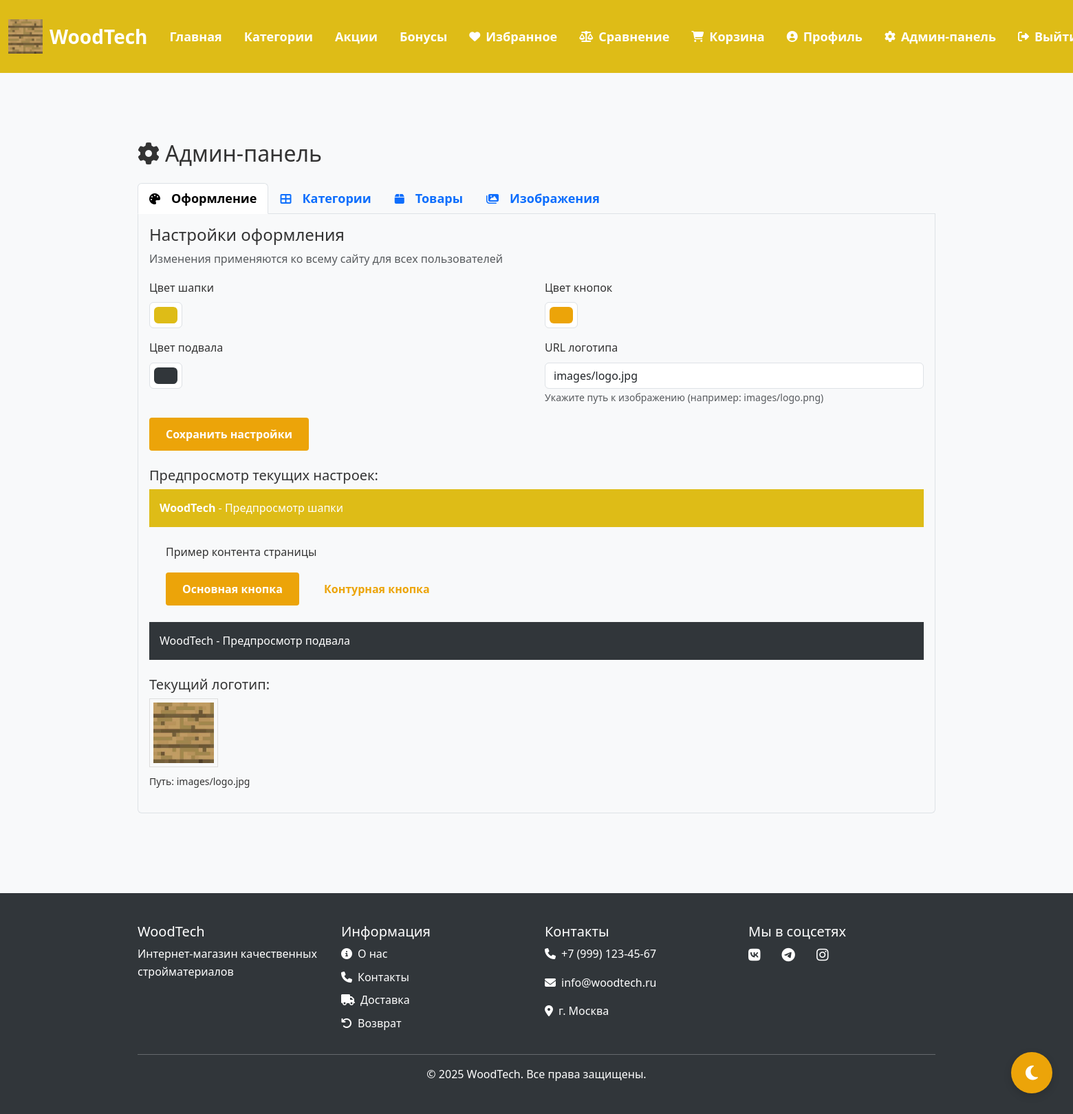
/admin.php (signed in), run on the app's committed database.
### tables this page shows
CREATE TABLE `theme_settings` (
  `id` int NOT NULL,
  `header_color` varchar(7) DEFAULT '#2c3e50',
  `footer_color` varchar(7) DEFAULT '#34495e',
  `button_color` varchar(7) DEFAULT '#3498db',
  `logo_url` varchar(255) DEFAULT 'images/logo.jpg',
  `updated_at` timestamp NULL DEFAULT CURRENT_TIMESTAMP ON UPDATE CURRENT_TIMESTAMP
);

### config.php (called while the page is built, shortened)
<?php
$host = 'localhost';
$dbname = 'woodtech';
$username = 'root';
$password = '';
try {
    $pdo = new PDO("mysql:host=$host;dbname=$dbname", $username, $password);
    $pdo->setAttribute(PDO::ATTR_ERRMODE, PDO::ERRMODE_EXCEPTION);
} catch(PDOException $e) {
    echo "Ошибка подключения: " . $e->getMessage();
}
if (!function_exists('isLoggedIn')) {
    function isLoggedIn() {
        return isset($_SESSION['user_id']);
    }
}
if (!function_exists('isAdmin')) {
    function isAdmin() {
        return isset($_SESSION['is_admin']) && $_SESSION['is_admin'] == 1;
    }
}
if (!function_exists('getThemeSettings')) {
    function getThemeSettings($pdo) {
        $stmt = $pdo->prepare("SELECT * FROM theme_settings WHERE id = 1");
        $stmt->execute();
        $settings = $stmt->fetch(PDO::FETCH_ASSOC);
        return $settings;
    }
}
$theme_settings = getThemeSettings($pdo);
?>

### admin.php (the view, shortened to what this page needs)
<?php
include 'config.php';
?>
<!DOCTYPE html>
<html lang="ru">
<head>
    <link href="https://cdn.jsdelivr.net/npm/bootstrap@5.3.0/dist/css/bootstrap.min.css" rel="stylesheet">
    <link rel="stylesheet" href="https://cdnjs.cloudflare.com/ajax/libs/font-awesome/6.4.0/css/all.min.css">
    <link rel="stylesheet" href="css/style.php">
</head>
<body>
    <?php include 'header.php'; ?>
    <main class="container my-5">
        <h2 class="mb-4"><i class="fas fa-cog me-2"></i>Админ-панель</h2>
        <ul class="nav nav-tabs" id="adminTabs" role="tablist">
            <li class="nav-item" role="presentation">
                <button class="nav-link active" id="theme-tab" data-bs-toggle="tab" data-bs-target="#theme" type="button" role="tab"><i class="fas fa-palette me-2"></i>Оформление</button>
            </li>
            <li class="nav-item" role="presentation">
                <button class="nav-link" id="categories-tab" data-bs-toggle="tab" data-bs-target="#categories" type="button" role="tab"><i class="fas fa-th-large me-2"></i>Категории</button>
            </li>
            <li class="nav-item" role="presentation">
                <button class="nav-link" id="products-tab" data-bs-toggle="tab" data-bs-target="#products" type="button" role="tab"><i class="fas fa-box me-2"></i>Товары</button>
            </li>
            <li class="nav-item" role="presentation">
                <button class="nav-link" id="images-tab" data-bs-toggle="tab" data-bs-target="#images" type="button" role="tab"><i class="fas fa-images me-2"></i>Изображения</button>
            </li>
        </ul>
        <div class="tab-content p-3 border border-top-0 rounded-bottom" id="adminTabsContent">
            <div class="tab-pane fade show active" id="theme" role="tabpanel">
                <h4>Настройки оформления</h4>
                <p class="text-muted">Изменения применяются ко всему сайту для всех пользователей</p>
                <form method="POST">
                    <div class="row">
                        <div class="col-md-6">
                            <div class="mb-3">
                                <label class="form-label">Цвет шапки</label>
                                <input type="color" name="header_color" class="form-control form-control-color" value="<?= $theme_settings['header_color'] ?>" required>
                            </div>
                            <div class="mb-3">
                                <label class="form-label">Цвет подвала</label>
                                <input type="color" name="footer_color" class="form-control form-control-color" value="<?= $theme_settings['footer_color'] ?>" required>
                            </div>
                        </div>
                        <div class="col-md-6">
                            <div class="mb-3">
                                <label class="form-label">Цвет кнопок</label>
                                <input type="color" name="button_color" class="form-control form-control-color" value="<?= $theme_settings['button_color'] ?>" required>
                            </div>
                            <div class="mb-3">
                                <label class="form-label">URL логотипа</label>
                                <input type="text" name="logo_url" class="form-control" value="<?= $theme_settings['logo_url'] ?>" required>
                                <small class="form-text text-muted">
                                    Укажите путь к изображению (например: images/logo.png)
                                </small>
                            </div>
                        </div>
                    </div>
                    <button type="submit" name="update_theme" class="btn btn-primary">Сохранить настройки</button>
                </form>
                <div class="mt-4">
                    <h5>Предпросмотр текущих настроек:</h5>
                    <div class="preview-section">
                        <div class="preview-header" style="background-color: <?= $theme_settings['header_color'] ?>; padding: 15px; color: white;">
                            <strong>WoodTech</strong> - Предпросмотр шапки
                        </div>
                        <div class="preview-content p-4 bg-light">
                            <p>Пример контента страницы</p>
                            <button class="btn me-2" style="background-color: <?= $theme_settings['button_color'] ?>; color: white;">
                                Основная кнопка
                            </button>
                            <button class="btn btn-outline-secondary" style="border-color: <?= $theme_settings['button_color'] ?>; color: <?= $theme_settings['button_color'] ?>;">
                                Контурная кнопка
                            </button>
                        </div>
                        <div class="preview-footer" style="background-color: <?= $theme_settings['footer_color'] ?>; padding: 15px; color: white;">
                            WoodTech - Предпросмотр подвала
                        </div>
                    </div>
                </div>
                <div class="mt-4">
                    <h5>Текущий логотип:</h5>
                    <?php if ($theme_settings['logo_url'] && file_exists($theme_settings['logo_url'])): ?>
                        <img src="<?= $theme_settings['logo_url'] ?>" alt="Логотип" style="max-height: 100px; border: 1px solid #ddd; padding: 5px;">
                        <p class="mt-2"><small>Путь: <?= $theme_settings['logo_url'] ?></small></p>
                    <?php else: ?>
                        <p class="text-muted">Логотип не найден по указанному пути</p>
                    <?php endif; ?>
                </div>
            </div>
        </div>
    </main>
    <?php include 'footer.php'; ?>
</body>
</html>

### header.php (shortened to what this page needs)
<header id="site-header" class="header">
    <nav class="navbar navbar-expand-lg navbar-dark">
        <div class="container-fluid">
            <a class="navbar-brand" href="index.php">
                <img src="<?= $theme_settings['logo_url'] ?>" alt="WoodTech" height="50" onerror="this.src='images/logo.jpg'">
                <span id="site-title">WoodTech</span>
            </a>
            <div class="collapse navbar-collapse" id="navbarNav">
                <ul class="navbar-nav me-auto">
                    <li class="nav-item"><a class="nav-link" href="index.php">Главная</a></li>
                    <li class="nav-item"><a class="nav-link" href="index.php#categories">Категории</a></li>
                    <li class="nav-item"><a class="nav-link" href="#promotions">Акции</a></li>
                    <li class="nav-item"><a class="nav-link" href="#bonus">Бонусы</a></li>
                </ul>
                <ul class="navbar-nav ms-auto">
                    <?php if(isLoggedIn()): ?>
                        <li class="nav-item"><a class="nav-link" href="favorites.php"><i class="fas fa-heart"></i> Избранное</a></li>
                        <li class="nav-item"><a class="nav-link" href="compare.php"><i class="fas fa-balance-scale"></i> Сравнение</a></li>
                        <li class="nav-item"><a class="nav-link" href="cart.php"><i class="fas fa-shopping-cart"></i> Корзина</a></li>
                        <li class="nav-item"><a class="nav-link" href="profile.php"><i class="fas fa-user-circle"></i> Профиль</a></li>
                        <?php if(isAdmin()): ?>
                            <li class="nav-item"><a class="nav-link" href="admin.php"><i class="fas fa-cog"></i> Админ-панель</a></li>
                        <?php endif; ?>
                        <li class="nav-item"><a class="nav-link" href="logout.php"><i class="fas fa-sign-out-alt"></i> Выйти</a></li>
                    <?php else: ?>
                        <li class="nav-item"><a class="nav-link" href="login.php"><i class="fas fa-sign-in-alt"></i> Войти</a></li>
                        <li class="nav-item"><a class="nav-link" href="register.php"><i class="fas fa-user-plus"></i> Регистрация</a></li>
                    <?php endif; ?>
                </ul>
            </div>
        </div>
    </nav>
</header>
<button id="theme-toggle-floating" title="Переключить тему">
    <i class="fas fa-moon"></i>
</button>

### data on the page
theme_settings: logo_url (picture), header_color "#debc17", footer_color "#31363a", button_color "#eca409", logo_url "images/logo.jpg"
